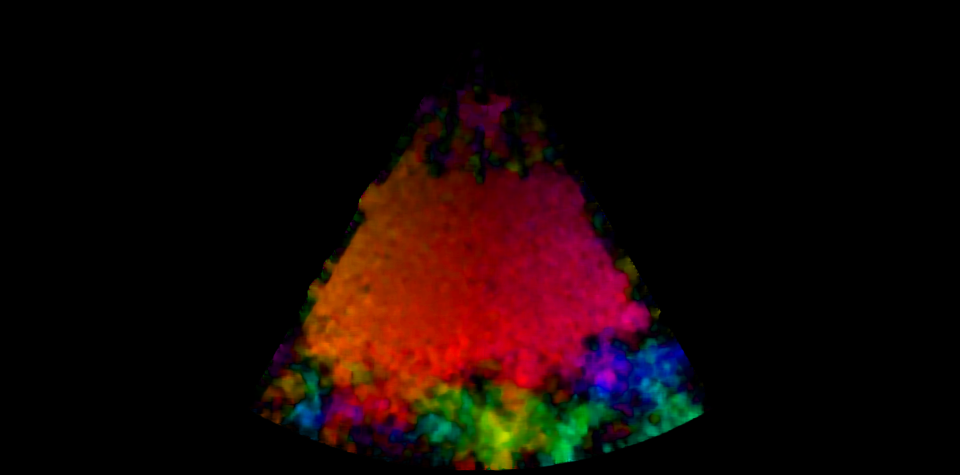
#> input picture DL/Two_Stream_V2/dataset/train/temporal/frame_0062.png, 1920 x 950 px, given in place of video.mp4, which was not available (shown at 1/2 size)
$ jupyter execute codebook.ipynb   (shell and % lines are left out)   (text cells are left out)
#> lines starting #> are read from the running program, lines starting #| are printed output that depends on the picture; after the words box and inside, x2 and y2 are one past the last pixel; in counts of white or black regions, pixels touching at a corner belong together; pictures that were not available may be replaced by others from this repository, and a replacement may not be noted
[cell 1]
# 安装 OpenCV（如果尚未安装）
import cv2
import numpy as np

# 初始化视频捕捉，替换为你的视频路径
cap = cv2.VideoCapture('video.mp4')  # 读取视频文件

# 获取原始视频的帧率和尺寸
fps = cap.get(cv2.CAP_PROP_FPS)
frame_width = int(cap.get(cv2.CAP_PROP_FRAME_WIDTH))
frame_height = int(cap.get(cv2.CAP_PROP_FRAME_HEIGHT))

# 定义输出视频的编码格式和文件名
fourcc = cv2.VideoWriter_fourcc(*'mp4v')  # 使用 mp4v 编码格式
out = cv2.VideoWriter('output_foreground_mask.mp4', fourcc, fps, (frame_width, frame_height), isColor=False)

cv2.namedWindow('Original Video', cv2.WINDOW_NORMAL)
cv2.resizeWindow('Original Video', 800, 600)  # 设置窗口大小为 800x600
cv2.namedWindow('Foreground Mask', cv2.WINDOW_NORMAL)
cv2.resizeWindow('Foreground Mask', 800, 600)  # 设置窗口大小为 800x600

# 检查视频是否成功打开
if not cap.isOpened():
    print("错误：无法打开视频。")
else:
    # 读取第一帧
    ret, frame = cap.read()
#> frame is the input picture: shape (950, 1920, 3); mean B, G, R 5, 6.5, 22.1
    if ret:
        # 将第一帧转换为 HSV 颜色空间
        hsv = cv2.cvtColor(frame, cv2.COLOR_BGR2HSV)
#> hsv: shape (950, 1920, 3); mean H, S, V 20, 63.2, 26

        # 初始化码书，用于背景建模
        codebook = np.zeros_like(hsv, dtype=np.float32)

        # 主循环
        while cap.isOpened():
            ret, frame = cap.read()
            if not ret:
                break

            # 将当前帧转换为 HSV 并转为 float32 类型
            hsv = cv2.cvtColor(frame, cv2.COLOR_BGR2HSV).astype(np.float32)
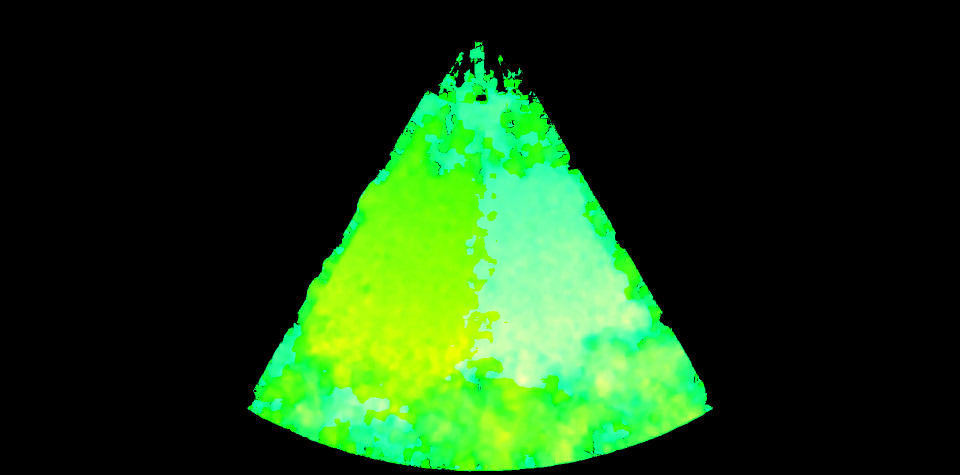
#> hsv: shape (950, 1920, 3) float32 (shown at 1/2 size); mean B, G, R 20, 63.4, 26

            # 更新码书（背景模型）
            codebook = cv2.addWeighted(codebook, 0.9, hsv, 0.1, 0)

            # 计算前景掩码
            fg_mask = cv2.absdiff(hsv, codebook)  # 计算帧与背景的差异
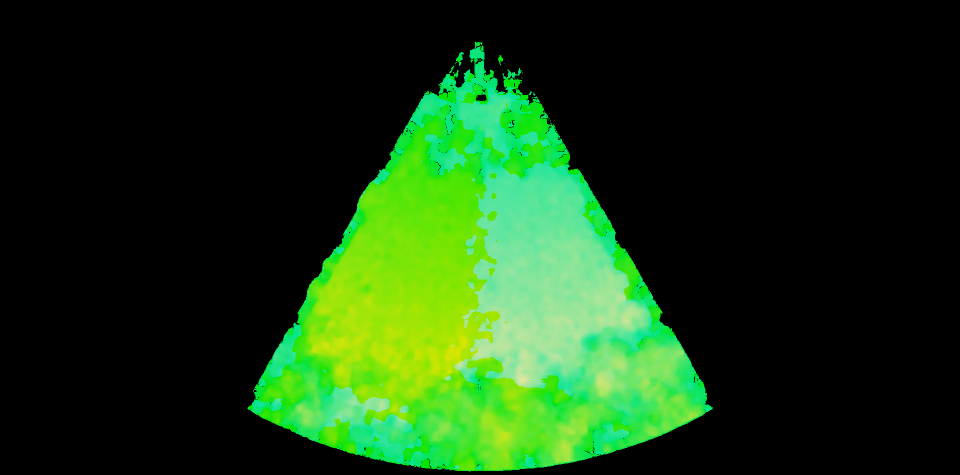
#> fg_mask: shape (950, 1920, 3) float32 (shown at 1/2 size); mean B, G, R 18, 57, 23.4
            fg_mask = cv2.cvtColor(fg_mask, cv2.COLOR_BGR2GRAY)  # 转为灰度图
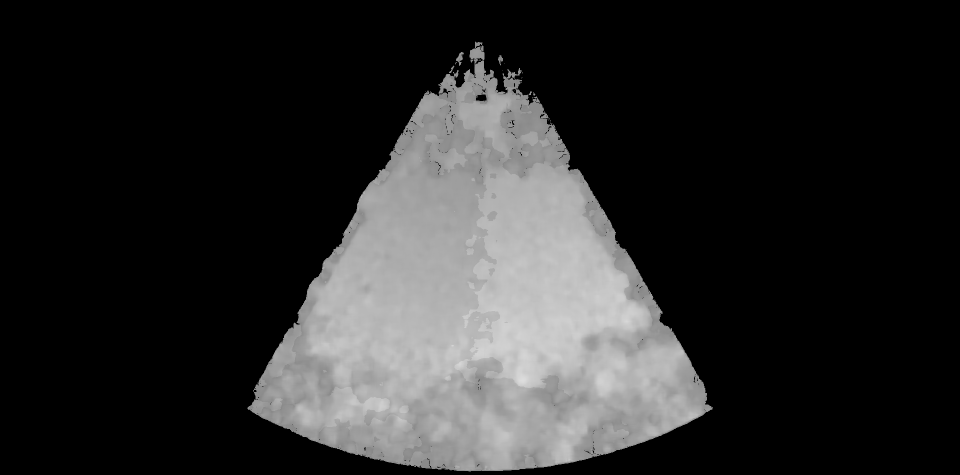
#> fg_mask: shape (950, 1920) float32 (shown at 1/2 size); min 0, max 221.6, mean 42.4
            _, fg_mask = cv2.threshold(fg_mask, 50, 255, cv2.THRESH_BINARY)  # 二值化
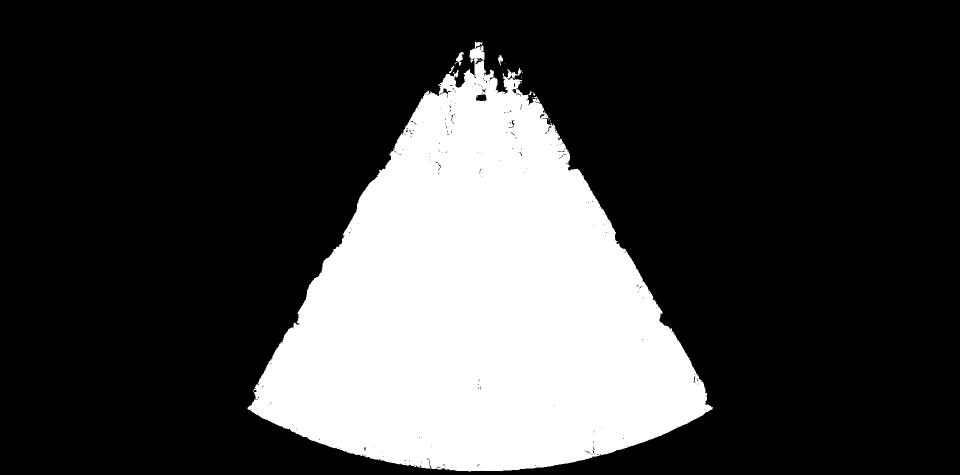
#> fg_mask: shape (950, 1920) float32 (shown at 1/2 size); 24.8% white; 21 white regions (16 under 20 px), largest, box (x1, y1, x2, y2) and area: (495, 83, 1426, 943) 451839, (912, 104, 928, 132) 197, (996, 110, 1006, 131) 107, (898, 131, 909, 146) 51, (1057, 183, 1064, 190) 26

            # 显示原视频
            cv2.imshow('Original Video', frame)
            # 显示前景掩码视频
            cv2.imshow('Foreground Mask', fg_mask)

            # 将前景掩码写入输出视频
            out.write(fg_mask)

            # 按 'q' 键退出
            if cv2.waitKey(30) & 0xFF == ord('q'):
#> (key q is pressed here)
                break

    # 释放资源并关闭窗口
    cap.release()
    out.release()  # 释放输出视频写入器
    cv2.destroyAllWindows()
